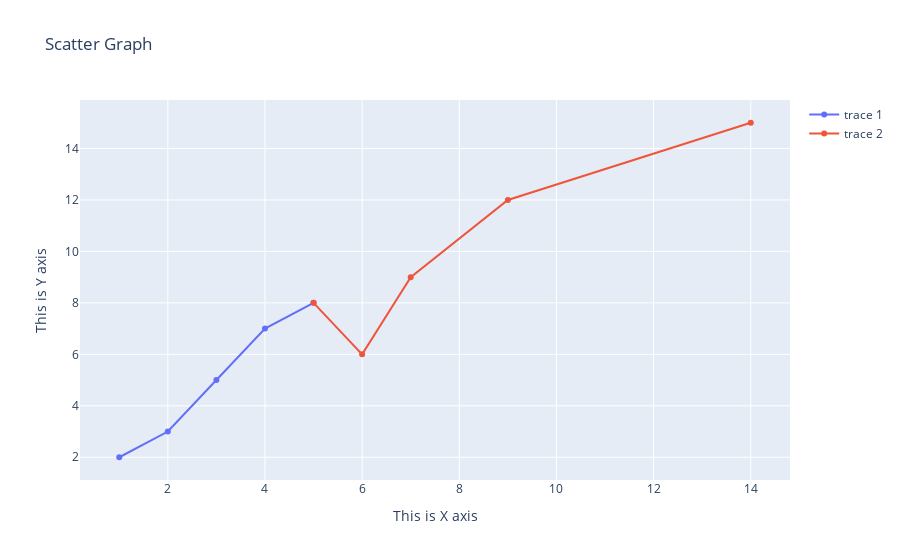

Notebook code for this chart:
### Code cell
import plotly.graph_objects as go
x1=[1,2,3,4,5]
y1=[2,3,5,7,8]
x2 = [5,6,7,9,14]
y2 = [8,6,9,12,15]
fig = go.Figure()
fig.update_layout(title= "Scatter Graph",xaxis_title="This is X axis",yaxis_title="This is Y axis")
fig.add_trace(go.Scatter(x=x1,y=y1,mode = "markers+lines",name="trace 1"))
fig.add_trace(go.Scatter(x=x2,y=y2,name = "trace 2"))
fig.show()

### Figure 1 — Plotly figure (JSON) as saved in the notebook; plotly's stock layout.template omitted (floating-point values rounded to 4 significant figures)
{"data": [{"mode": "markers+lines", "name": "trace 1", "type": "scatter", "x": [1, 2, 3, 4, 5], "y": [2, 3, 5, 7, 8]}, {"name": "trace 2", "type": "scatter", "x": [5, 6, 7, 9, 14], "y": [8, 6, 9, 12, 15]}], "layout": {"autosize": true, "title": {"text": "Scatter Graph"}, "xaxis": {"autorange": true, "range": [0.2105, 14.79], "title": {"text": "This is X axis"}, "type": "linear"}, "yaxis": {"autorange": true, "range": [0.9272, 16.07], "title": {"text": "This is Y axis"}, "type": "linear"}}}
